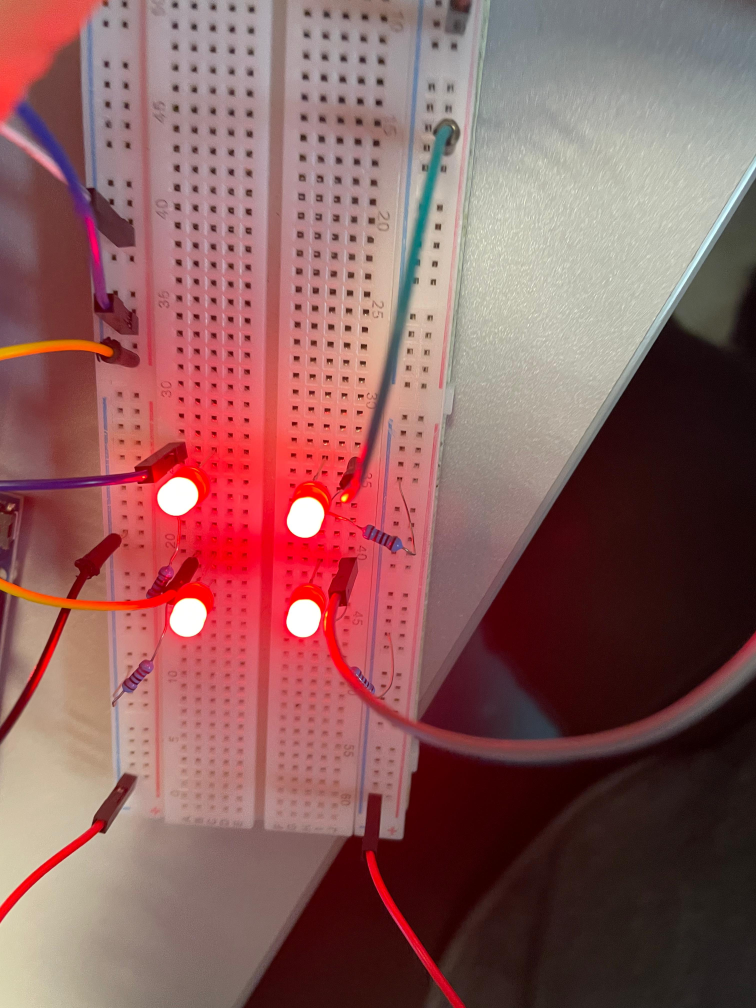
#> input picture test4leds.jpeg, 3024 x 4032 px, given in place of the camera (shown at 1/4 size)
$ python '3.1 ordenar leds.py'
#> lines starting #> are read from the running program, lines starting #| are printed output that depends on the picture; after the words box and inside, x2 and y2 are one past the last pixel; in counts of white or black regions, pixels touching at a corner belong together
#> further down, frame is the input picture: shape (4032, 3024, 3); mean B, G, R 93, 94, 139
import cv2
import numpy as np

# ---------- Parámetros cámara / objeto ----------
OBJ_PTS = np.array([
    [0, 0, 0],      # Azul 1
    [20, 0, 0],     # Azul 2
    [20, 20, 0],    # Verde 1
    [0, 20, 0],     # Verde 2
], dtype=np.float32)

CAM_MTX = np.array([[1.23994321e+03, 0.00000000e+00, 9.42066048e+02],
                    [0.00000000e+00, 1.24162269e+03, 5.16545687e+02],
                    [0.00000000e+00, 0.00000000e+00, 1.00000000e+00]], dtype=np.float32)

CAM_DIST = np.array([0.02489004, 0.12455246, -0.01055148, 0.00068239, 0.14485304], dtype=np.float32)


# ---------- Rangos HSV para azul y verde ----------
A_H_LOW  = np.array([60, 76, 255])   # Ajusta si necesitas con tu cámara
A_H_HIGH = np.array([135, 255, 255])

G_H_LOW  = np.array([180, 65, 255])
G_H_HIGH = np.array([260, 255, 255])


def _clasifica_color(hsv_val):
    h, s, v = hsv_val
    if (A_H_LOW <= hsv_val).all() and (hsv_val <= A_H_HIGH).all():
        return "azul"
    if (G_H_LOW <= hsv_val).all() and (hsv_val <= G_H_HIGH).all():
        return "verde"
    return "otro"


def detectar_leds_contorno_color(frame):
    gray = cv2.cvtColor(frame, cv2.COLOR_BGR2GRAY)
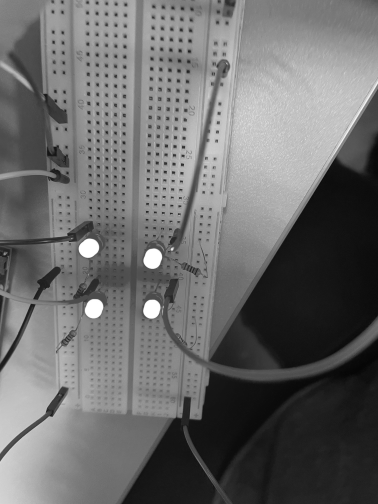
#> gray: shape (4032, 3024) (shown at 1/8 size); min 1, max 255, mean 107.3
    blur = cv2.GaussianBlur(gray, (5, 5), 0)

    # Binarizar zonas brillantes por Otsu
    _, thr = cv2.threshold(blur, 0, 255, cv2.THRESH_BINARY + cv2.THRESH_OTSU)
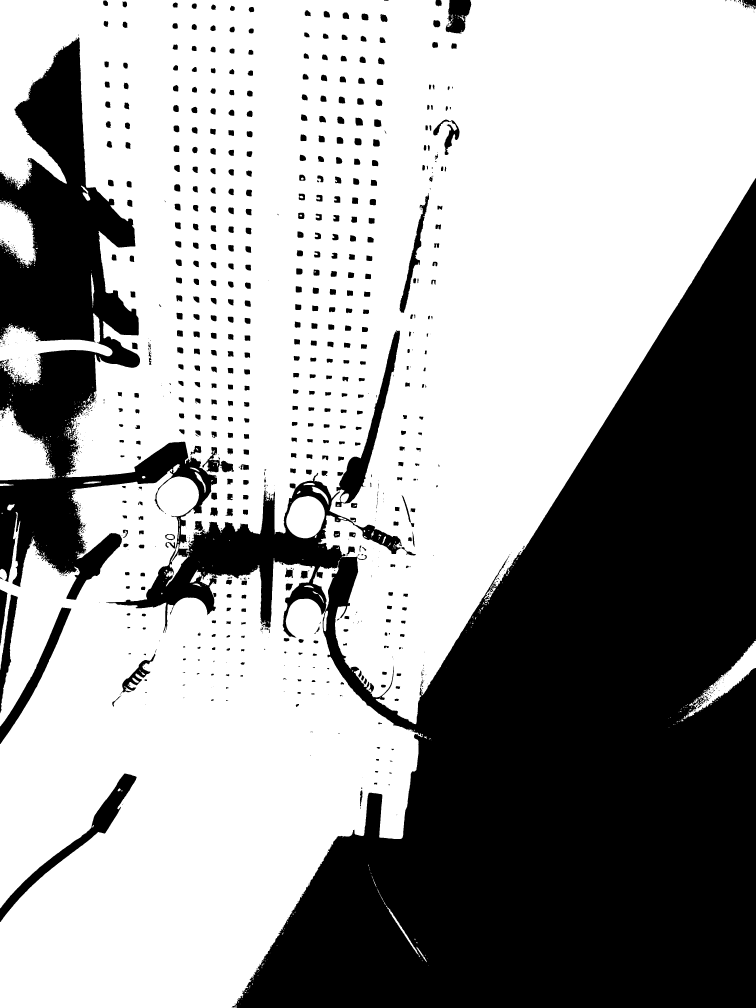
#> thr: shape (4032, 3024) (shown at 1/4 size); 62.5% white; 1170 black regions (593 under 20 px), largest, box (x1, y1, x2, y2) and area: (0, 149, 3024, 4032) 4278728, (0, 3094, 547, 3688) 32917, (1342, 1321, 1600, 2029) 30067

    # Limpiar ruido
    thr = cv2.morphologyEx(thr, cv2.MORPH_OPEN, np.ones((3, 3), np.uint8), 1)
#> thr: shape (4032, 3024); 62.4% white; 983 black regions (448 under 20 px)

    cnts, _ = cv2.findContours(thr, cv2.RETR_EXTERNAL, cv2.CHAIN_APPROX_SIMPLE)
#> cnts = 260 contours, 175 with area under 20; largest, box (x1, y1, x2, y2) and area: (0, 0, 3024, 2896) 5290262, (0, 1876, 1687, 4032) 2339912, (0, 1253, 450, 1539) 41250, (0, 1629, 222, 1921) 39780, (0, 804, 143, 1060) 23590
    cnts = sorted(cnts, key=cv2.contourArea, reverse=True)[:4]
#> cnts = 4 contours; box (x1, y1, x2, y2) and area: (0, 0, 3024, 2896) 5290262, (0, 1876, 1687, 4032) 2339912, (0, 1253, 450, 1539) 41250, (0, 1629, 222, 1921) 39780

    if len(cnts) != 4:
        return None          # detección incompleta

    hsv = cv2.cvtColor(frame, cv2.COLOR_BGR2HSV)
#> hsv: shape (4032, 3024, 3); mean H, S, V 80.7, 104.4, 139.9
    leds = {"azul": [], "verde": []}

    for c in cnts:
        m = cv2.moments(c)
        if m["m00"] == 0:
            continue
        cx = int(m["m10"] / m["m00"])
        cy = int(m["m01"] / m["m00"])
        color = _clasifica_color(hsv[cy, cx])
        if color in leds:
            leds[color].append((cx, cy))
#> this loop made 4 passes
#> (cx, cy, h in _clasifica_color, s in _clasifica_color, v in _clasifica_color) on passes 1 to 4: (1565, 1030, 14, 50, 206), (687, 3082, 4, 62, 193), (161, 1401, 12, 254, 255), (83, 1810, 179, 78, 138)

    # necesitamos 2 azules y 2 verdes
    if not (len(leds["azul"]) == 2 and len(leds["verde"]) == 2):
        return None

    # ordenar por posición: primero azules (arriba), luego verdes (abajo)
    leds["azul"] = sorted(leds["azul"], key=lambda p: (p[1], p[0]))  # orden Y, luego X
    leds["verde"] = sorted(leds["verde"], key=lambda p: (p[1], p[0]))

    # construcción ordenada: azul1, azul2, verde1, verde2
    orden = leds["azul"] + leds["verde"]
    return np.array(orden, dtype=np.float32)


# ---------- Captura en vivo ----------
cap = cv2.VideoCapture(0)
if not cap.isOpened():
    raise SystemExit("No se pudo abrir la cámara")

puntos_guardados = []
print("[g] guardar centroide   [s] guardar CSV   [q] salir")

while True:
    ok, frame = cap.read()
    if not ok:
        break

    led_centers = detectar_leds_contorno_color(frame)
    # debug: print valores detectados
    # print("LEDs detectados:", led_centers)

    if led_centers is not None:
        ok, rvec, tvec = cv2.solvePnP(OBJ_PTS, led_centers, CAM_MTX, CAM_DIST)

        if ok:
            # dibujar vértices proyectados
            proj, _ = cv2.projectPoints(OBJ_PTS, rvec, tvec, CAM_MTX, CAM_DIST)
            for i, (x, y) in enumerate(proj.reshape(-1, 2)):
                if i < 2:
                    color = (255, 0, 0)  # Azul para los primeros dos LEDs
                else:
                    color = (0, 255, 0)  # Verde para los últimos dos LEDs
                cv2.circle(frame, (int(x), int(y)), 6, color, -1)

            # Centroide proyectado
            centro3d = OBJ_PTS.mean(axis=0).reshape(1, 3)
            centro2d, _ = cv2.projectPoints(centro3d, rvec, tvec, CAM_MTX, CAM_DIST)
            cx_raw, cy_raw = centro2d.ravel()

            if not np.isfinite([cx_raw, cy_raw]).all():
                print("⚠️ Centroide no finito, se omite frame")
                continue

            cx = int(round(float(cx_raw)))
            cy = int(round(float(cy_raw)))

            h, w = frame.shape[:2]
            if 0 <= cx < w and 0 <= cy < h:
                cv2.circle(frame, (cx, cy), 10, (0, 0, 255), -1)
                cv2.putText(frame, "Centro", (cx + 10, cy - 10),
                            cv2.FONT_HERSHEY_SIMPLEX, 0.6, (0, 0, 255), 2)
            else:
                print("⚠️ Centroide fuera de la imagen:", cx, cy)

    # ---------- interfaz ----------
    cv2.imshow("Tracking 4-LEDs Azul-Verde", frame)
    key = cv2.waitKey(1) & 0xFF
#> (key q is pressed here)
    if key == ord('g') and led_centers is not None and ok:
        cam_centroid = (cv2.Rodrigues(rvec)[0] @ centro3d.T + tvec).T[0]
        puntos_guardados.append(cam_centroid)
        print("Punto guardado:", cam_centroid.round(3))
    elif key == ord('s'):
        if puntos_guardados:
            np.savetxt("puntos_3d_en_camara.csv", np.array(puntos_guardados),
                       delimiter=",", header="X,Y,Z", fmt="%.3f", comments='')
            print("CSV guardado.")
    elif key == ord('q') or key == 27:
        break

cap.release()
cv2.destroyAllWindows()


"""

import cv2
import numpy as np

# ---------- rangos HSV de colores ----------
R_H_LOW  = np.array([  0,  80, 120])   # rojo: zona baja   H 0-10
R_H_HIGH = np.array([ 10, 255,255])
R2_H_LOW = np.array([170, 80, 120])    # rojo: zona alta  H 170-180
R2_H_HIGH= np.array([180,255,255])

Y_H_LOW  = np.array([ 20, 80, 120])    # amarillo
Y_H_HIGH = np.array([ 35,255,255])

G_H_LOW  = np.array([ 55, 40,  80])    # verde
G_H_HIGH = np.array([ 85,255,255])

def _clasifica_color(hsv_val):
    h,s,v = hsv_val
    if ((R_H_LOW<=hsv_val).all()  and (hsv_val<=R_H_HIGH).all()) \
    or ((R2_H_LOW<=hsv_val).all() and (hsv_val<=R2_H_HIGH).all()):
        return "rojo"
    if (Y_H_LOW<=hsv_val).all() and (hsv_val<=Y_H_HIGH).all():
        return "amarillo"
    if (G_H_LOW<=hsv_val).all() and (hsv_val<=G_H_HIGH).all():
        return "verde"
    return "otro"

# ---------- detección por contorno + clasificación HSV ----------
def detectar_leds_contorno_color(frame):
    gray = cv2.cvtColor(frame, cv2.COLOR_BGR2GRAY)
    blur = cv2.GaussianBlur(gray, (5,5), 0)

    # Otsu para binarizar las zonas brillantes
    _, thr = cv2.threshold(blur, 0, 255, cv2.THRESH_BINARY+cv2.THRESH_OTSU)

    # limpiar ruido
    thr = cv2.morphologyEx(thr, cv2.MORPH_OPEN, np.ones((3,3), np.uint8), 1)

    cnts,_ = cv2.findContours(thr, cv2.RETR_EXTERNAL, cv2.CHAIN_APPROX_SIMPLE)
    cnts   = sorted(cnts, key=cv2.contourArea, reverse=True)[:4]

    if len(cnts) != 4:
        return None          # detección incompleta

    hsv = cv2.cvtColor(frame, cv2.COLOR_BGR2HSV)
    leds_dict = {"verde":[], "amarillo":[], "rojo":[]}

    for c in cnts:
        m = cv2.moments(c)
        if m["m00"] == 0:
            continue
        cx = int(m["m10"]/m["m00"])
        cy = int(m["m01"]/m["m00"])
        color = _clasifica_color(hsv[cy, cx])
        if color in leds_dict:
            leds_dict[color].append((cx, cy))

    # necesitamos 1 verde, 1 amarillo y 2 rojos
    if not (len(leds_dict["verde"])==1 and len(leds_dict["amarillo"])==1 and len(leds_dict["rojo"])==2):
        return None

    # ordenar los 2 rojos de izquierda a derecha
    leds_dict["rojo"].sort(key=lambda p: p[0])

    # construir orden final:  verde → amarillo → rojo izq → rojo der
    orden = leds_dict["verde"] + leds_dict["amarillo"] + leds_dict["rojo"]
    return np.array(orden, dtype=np.float32)

    """

$ run again, on 4leds2.jpg
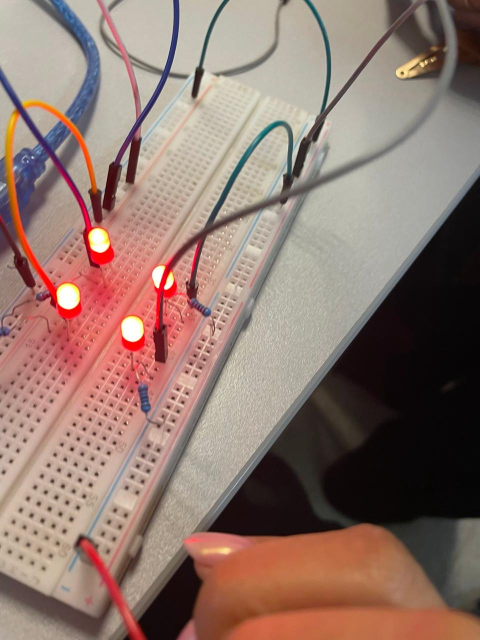
#> input picture 4leds2.jpg, 960 x 1280 px, given in place of the camera (shown at 1/2 size)
#> frame is the input picture: shape (1280, 960, 3); mean B, G, R 109.9, 119.4, 144.4
#> in detectar_leds_contorno_color, `gray = cv2.cvtColor(frame, cv2.COLOR_BGR2GRAY)`:
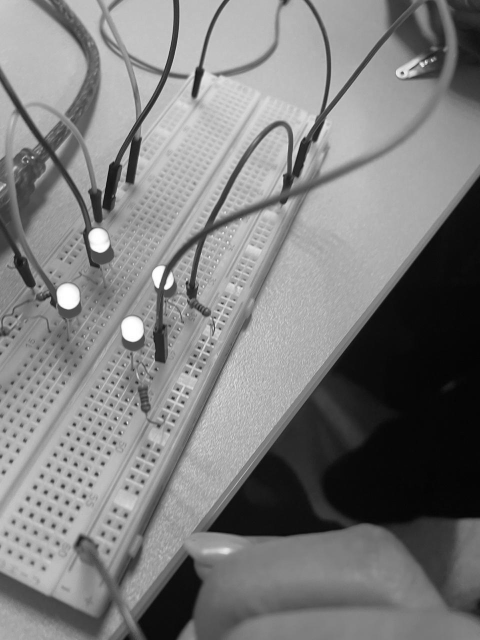
#> gray: shape (1280, 960) (shown at 1/2 size); min 2, max 255, mean 125.8
#> in detectar_leds_contorno_color, `_, thr = cv2.threshold(blur, 0, 255, cv2.THRESH_BINARY + cv2.THRESH_OT..`:
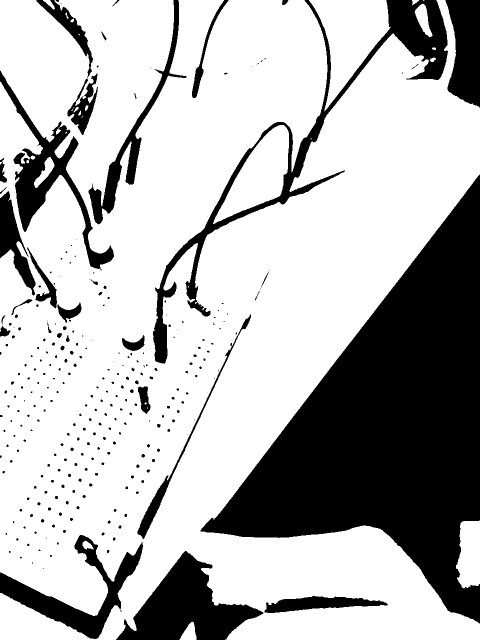
#> thr: shape (1280, 960) (shown at 1/2 size); 71.5% white; 289 black regions (151 under 20 px), largest, box (x1, y1, x2, y2) and area: (401, 349, 960, 1247) 212707, (306, 0, 896, 727) 31520, (232, 1102, 527, 1280) 24147
#> in detectar_leds_contorno_color, `cnts, _ = cv2.findContours(thr, cv2.RETR_EXTERNAL, cv2.CHAIN_APPROX_SI..`: cnts = 20 contours, 5 with area under 20; largest, box (x1, y1, x2, y2) and area: (0, 0, 960, 1280) 851214, (618, 0, 780, 220) 17142, (427, 250, 578, 447) 13641, (912, 1041, 960, 1176) 5211, (830, 8, 865, 74) 1096
#> in detectar_leds_contorno_color, `cnts = sorted(cnts, key=cv2.contourArea, reverse=True)[:4]`: cnts = 4 contours; box (x1, y1, x2, y2) and area: (0, 0, 960, 1280) 851214, (618, 0, 780, 220) 17142, (427, 250, 578, 447) 13641, (912, 1041, 960, 1176) 5211
#> hsv: shape (1280, 960, 3); mean H, S, V 40.8, 68.9, 145.6
#> the loop in detectar_leds_contorno_color, `for c in cnts:` made 4 passes
#> (cx, cy, h in _clasifica_color, s in _clasifica_color, v in _clasifica_color) on passes 1 to 4: (408, 610, 5, 56, 183), (700, 70, 19, 36, 170), (518, 349, 20, 33, 204), (938, 1108, 22, 32, 119)

$ run again, on WIN_20250726_11_31_51_Pro.jpg
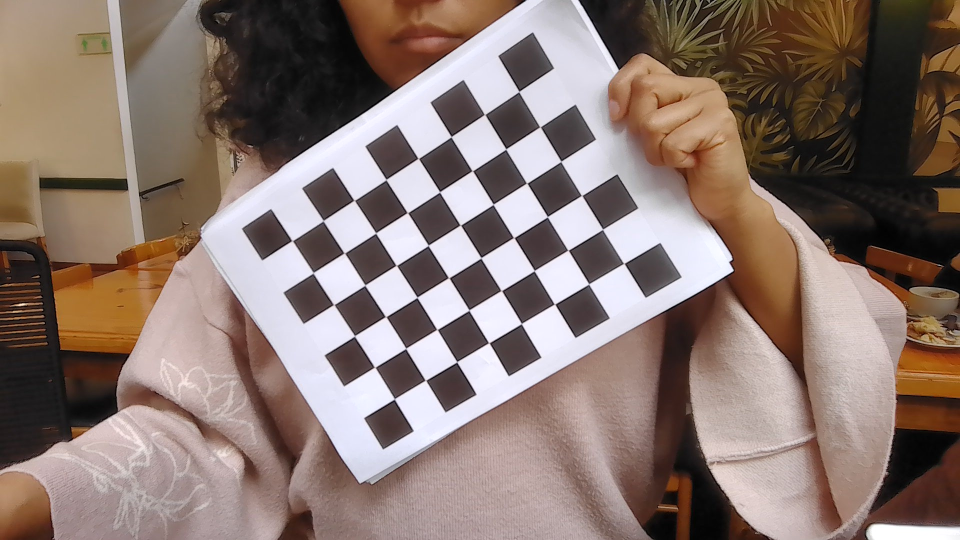
#> input picture WIN_20250726_11_31_51_Pro.jpg, 1920 x 1080 px, given in place of the camera (shown at 1/2 size)
#> frame is the input picture: shape (1080, 1920, 3); mean B, G, R 111, 118.3, 136.5
#> in detectar_leds_contorno_color, `_, thr = cv2.threshold(blur, 0, 255, cv2.THRESH_BINARY + cv2.THRESH_OT..`:
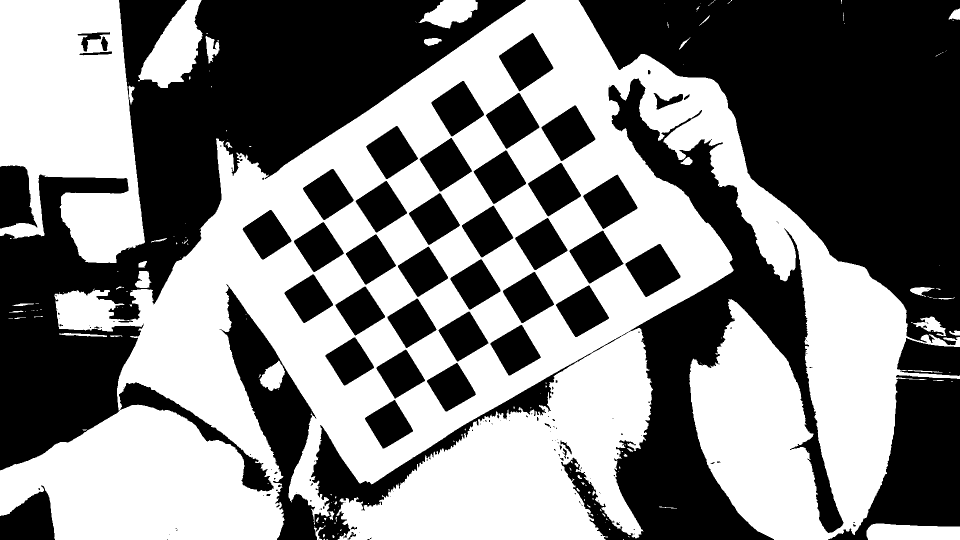
#> thr: shape (1080, 1920) (shown at 1/2 size); 50.3% white; 164 black regions (105 under 20 px), largest, box (x1, y1, x2, y2) and area: (0, 0, 1052, 983) 307615, (1157, 0, 1920, 690) 271016, (439, 157, 1687, 1080) 195446
#> in detectar_leds_contorno_color, `thr = cv2.morphologyEx(thr, cv2.MORPH_OPEN, np.ones((3, 3), np.uint8),..`:
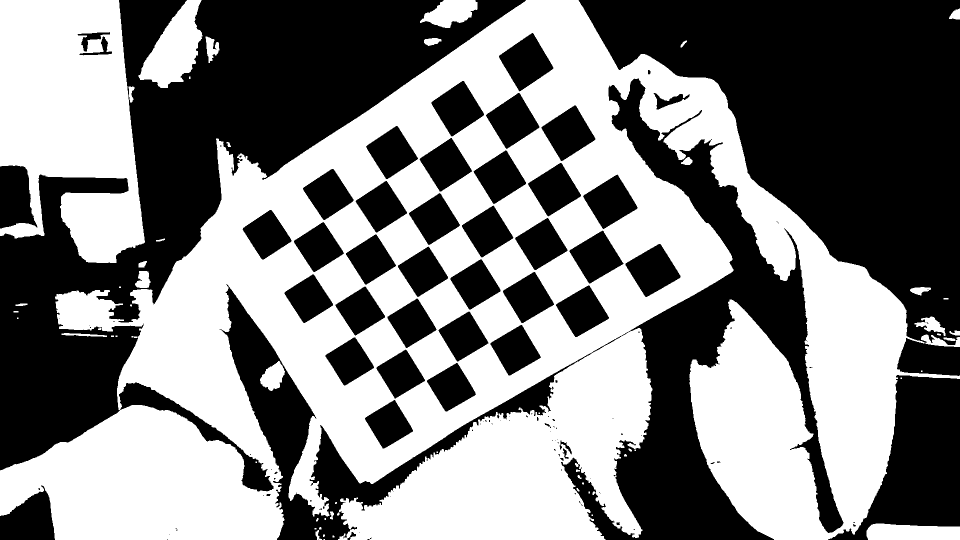
#> thr: shape (1080, 1920) (shown at 1/2 size); 50.2% white; 117 black regions (67 under 20 px)
#> in detectar_leds_contorno_color, `cnts, _ = cv2.findContours(thr, cv2.RETR_EXTERNAL, cv2.CHAIN_APPROX_SI..`: cnts = 60 contours, 32 with area under 20; largest, box (x1, y1, x2, y2) and area: (0, 0, 1920, 1080) 1089327, (0, 0, 290, 526) 111440, (277, 0, 405, 176) 11866, (1733, 1047, 1920, 1080) 5208, (840, 0, 955, 56) 3884
#> in detectar_leds_contorno_color, `cnts = sorted(cnts, key=cv2.contourArea, reverse=True)[:4]`: cnts = 4 contours; box (x1, y1, x2, y2) and area: (0, 0, 1920, 1080) 1089327, (0, 0, 290, 526) 111440, (277, 0, 405, 176) 11866, (1733, 1047, 1920, 1080) 5208
#> hsv: shape (1080, 1920, 3); mean H, S, V 49.7, 66.4, 138.7
#> the loop in detectar_leds_contorno_color, `for c in cnts:` made 4 passes
#> (cx, cy, h in _clasifica_color, s in _clasifica_color, v in _clasifica_color) on passes 1 to 4: (956, 639, 128, 15, 252), (140, 232, 18, 80, 166), (348, 96, 14, 24, 138), (1823, 1064, 30, 2, 255)
